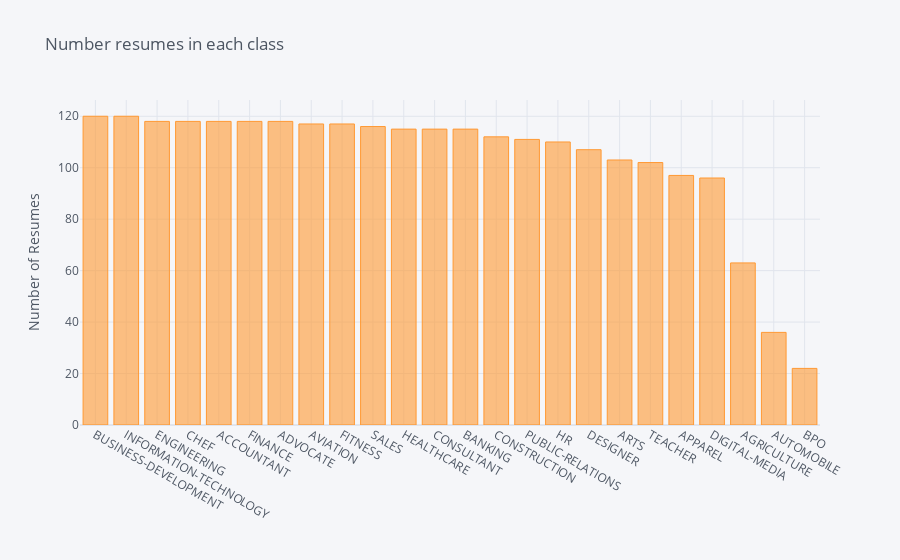

This figure's notebook cell:
### Code cell
df['class'].value_counts().sort_values(ascending=False).iplot(kind='bar', yTitle='Number of Resumes', 
                                                                title='Number resumes in each class')

### Figure 1 — Plotly figure (JSON) as saved in the notebook; plotly's stock layout.template omitted (floating-point values rounded to 4 significant figures)
{"data": [{"marker": {"color": "rgba(255, 153, 51, 0.6)", "line": {"color": "rgba(255, 153, 51, 1.0)", "width": 1}}, "name": "class", "orientation": "v", "text": "", "type": "bar", "x": ["BUSINESS-DEVELOPMENT", "INFORMATION-TECHNOLOGY", "ENGINEERING", "CHEF", "ACCOUNTANT", "FINANCE", "ADVOCATE", "AVIATION", "FITNESS", "SALES", "HEALTHCARE", "CONSULTANT", "BANKING", "CONSTRUCTION", "PUBLIC-RELATIONS", "HR", "DESIGNER", "ARTS", "TEACHER", "APPAREL", "DIGITAL-MEDIA", "AGRICULTURE", "AUTOMOBILE", "BPO"], "y": [120, 120, 118, 118, 118, 118, 118, 117, 117, 116, 115, 115, 115, 112, 111, 110, 107, 103, 102, 97, 96, 63, 36, 22]}], "layout": {"legend": {"bgcolor": "#F5F6F9", "font": {"color": "#4D5663"}}, "paper_bgcolor": "#F5F6F9", "plot_bgcolor": "#F5F6F9", "title": {"font": {"color": "#4D5663"}, "text": "Number resumes in each class"}, "xaxis": {"gridcolor": "#E1E5ED", "showgrid": true, "tickfont": {"color": "#4D5663"}, "title": {"font": {"color": "#4D5663"}, "text": ""}, "zerolinecolor": "#E1E5ED"}, "yaxis": {"gridcolor": "#E1E5ED", "showgrid": true, "tickfont": {"color": "#4D5663"}, "title": {"font": {"color": "#4D5663"}, "text": "Number of Resumes"}, "zerolinecolor": "#E1E5ED"}}}
